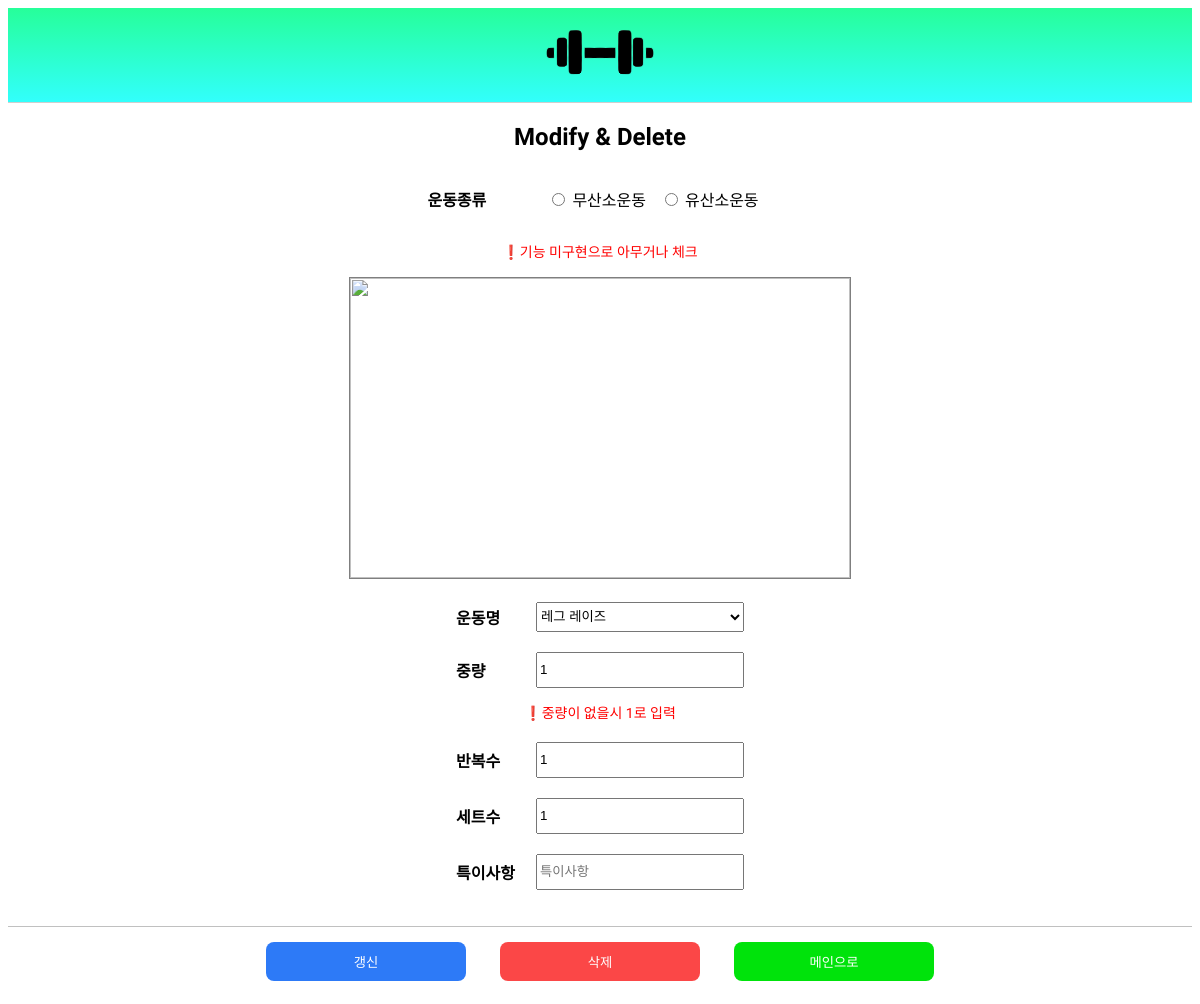
/crud/workoutMemo/3, run on the app's committed database.
### apps/crud/models.py (models this page shows)
class WorkOut(db.Model):
    __tablename__="workout"
    id = db.Column(db.Integer, primary_key = True)
    exName = db.Column(db.String)
    weight = db.Column(db.Integer)
    repeat = db.Column(db.Integer)
    setRp = db.Column(db.Integer)
    text = db.Column(db.Integer)
    createDate =db.Column(db.DateTime, default=today)

### apps/crud/views.py (the view, shortened to what this page needs)
@crud.route("workoutMemo/<workout_id>", methods=["GET","POST"])
def editWorkOut(workout_id):
    form = WorkOutForm()
    workout = WorkOut.query.filter_by(id=workout_id).first()
    form.exName.data = workout.exName
    form.weight.data = workout.weight
    form.repeat.data = workout.repeat
    form.setRp.data = workout.setRp
    form.text.data = workout.text
    return render_template("crud/edit.html", workout=workout, form=form)

### apps/crud/forms.py
class WorkOutForm(FlaskForm):
    check = RadioField(
        "운동종류",
        choices=[[0, "무산소운동"], [1, "유산소운동"]],
        validators=[
            DataRequired(message="운동종류")
        ]
    )
    exName = SelectField(
        "운동명",
        default="데드리프트",
        choices=["데드리프트","런지","레그 레이즈","레그 프레스","벤치 프레스","사이드 래터럴 레이즈","스쿼트","풀 업","푸시업",],
        validators=[
            DataRequired(message="운동명"),
        ]
    )
    weight = IntegerField(
        "중량",
        default=1,
    )
    repeat = IntegerField(
        "반복수",
        default=1,
        validators=[
            DataRequired(message="반복수"),
        ]
    )
    setRp = IntegerField(
        "세트수",
        default=1,
        validators=[
            DataRequired(message="세트수")
        ]
    )
    text = StringField(
        "특이사항",
    )
    submit = SubmitField("기록하기")

### apps/crud/templates/crud/edit.html (shortened to what this page needs)
{% extends "crud/base.html" %}
{% block content %}
<form action="{{ url_for('crud.editWorkOut', workout_id=workout.id )}}" method="POST" novalidate="novalidate">
    <h2>Modify & Delete</h2>
    <p>
    <div class="formContainer">
        <div class="formName">{{ form.check.label }}</div>
        <br />{{ form.check(placeholder="운동종류") }}
    </div>
    <p class="info">기능 미구현으로 아무거나 체크</p>
    </p>
    <img id="output" alt="" src="" />
    <div class="formContainer">
        <div class="formName">{{ form.exName.label }}</div>
        <div class="formValue" id="formValue">{{ form.exName(placeholder="운동이름") }}</div>
    </div>
    <p>
    <div class="formContainer">
        <div class="formName">{{ form.weight.label }}</div>
        <div class="formValue">{{ form.weight(placeholder="중량") }}</div>
    </div>
    <p class="info">중량이 없을시 1로 입력</p>
    </p>
    <p>
    <div class="formContainer">
        <span class="formName">{{ form.repeat.label }}</span>
        <div class="formValue">{{ form.repeat(placeholder="반복수") }}</div>
    </div>
    </p>
    <p>
    <div class="formContainer">
        <div class="formName">{{ form.setRp.label }}</div>
        <div class="formValue">{{ form.setRp(placeholder="세트수") }}</div>
    </div>
    </p>
    <p>
    <div class="formContainer">
        <div class="formName">{{ form.text.label }}</div>
        <div class="formValue">{{ form.text(placeholder="특이사항") }}</div>
    </div>
    </p>
    <span class="error">
    </span>
    <div class="footer">
        <input style="width: 200px;" type="submit" value="갱신" onclick="Modify()" />
        <form action="{{ url_for('crud.deleteWorkOut', workout_id=workout.id)}}" method="POST">
            <button class="viewBtn" style="color: white;" type="submit" onclick="Delete()"
                formaction="{{ url_for('crud.deleteWorkOut', workout_id=workout.id)}}" method="POST">삭제</button>
        </form>
        <button class="mainBtn">
            <a href="/crud">메인으로</a>
        </button>
    </div>
</form>
{% endblock %}

### apps/crud/static/style.css (style rules this page uses)
body { font-family: "Nanum Gothic", sans-serif; text-align: center; -webkit-user-drag: none; -khtml-user-drag: none; -moz-user-drag: none; -o-user-drag: none; }
a { color: white !important; text-decoration: none; }
input[type="submit" i] { margin: 15px; width: 300px; border: none; border-radius: 8px; padding: 10px; color: white; background-color: rgb(45, 122, 247); cursor: pointer; }
li { list-style: none; margin-right: 14px; }
.footer { width: 100%; bottom: 0; position: sticky; border-top: 1px solid rgb(192, 192, 192); background-color: white; z-index: 999; }
.mainBtn { color: white; margin: 15px; border: none; width: 200px; border-radius: 8px; padding: 10px; background-color: rgb(0, 227, 11); cursor: pointer; }
.viewBtn { color: white; margin: 15px; border: none; width: 200px; border-radius: 8px; padding: 10px; background-color: rgb(251, 71, 71); cursor: pointer; }
.formContainer { margin-top: 20px; display: flex; justify-content: center; align-items: center; }
.formName { font-weight: bold; width: 65px; text-align: start; margin-right: 15px; }
#check { display: flex; justify-content: center; align-items: center; }
.formValue input { height: 30px; width: 200px; }
select { height: 30px; width: 208px; }
.error { display: block; padding: 10px; color: rgb(255, 65, 65) !important; font-size: 15px; transition: 1; border-radius: 8px; }
.info { color: red; font-size: 14px; }
.info:before { content: '❗️'; }
#output { width: 500px; height: 300px; border: 0.5px solid rgb(127, 127, 127); transition: all 0.2s linear; background-color: white; }

### data on the page
WorkOut: exName "레그 레이즈", weight "1", repeat "1", setRp "1"
